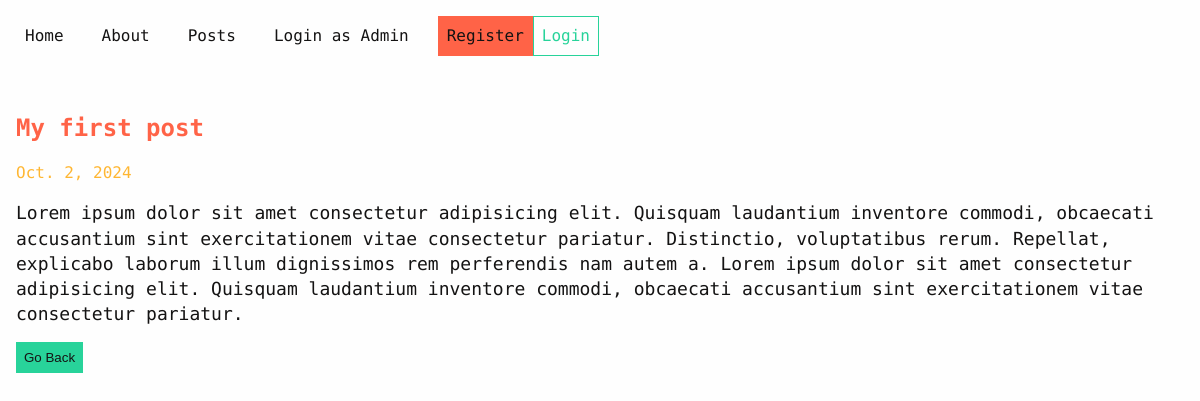
The page /posts/post2 on the database its author committed.
### posts/models.py (models this page shows, shortened)
class Post(models.Model):
    title = models.CharField(max_length=75)
    body = models.TextField()
    slug = models.SlugField()
    date = models.DateField(auto_now_add=True)

### posts/views.py (the view)
# urls.py: path('<slug:slug>', views.post_page, name='page'),
def post_page(request, slug):
    post = Post.objects.get(slug=slug);
    return render(request, 'posts/post_page.html', {'post': post})

### posts/templates/posts/post_page.html (shortened to what this page needs)
{% extends 'layout.html' %}
{% block content %}
  <section class="section">
    <div class="post">
      <h1 class="post__title">{{ post.title }}</h1>
      <p class="post__date">{{ post.date }}</p>
      <p class="post__body">{{ post.body }}</p>
      <a href="{% url "posts:list" %}" >
        <button class="btn post__btn">Go Back</button>
      </a>
    </div>
  </section>
{% endblock %}

### static/css/style.css (style rules this page uses)
:root { --text-color: #141313; --bg-color: #fefefe; --primary: tomato; --accent: #28d39a; --secondary: orange; --gray: #504949; --transparent: #ffffff00; }
* { margin: 0; padding: 0; box-sizing: border-box; }
body { min-height: 100vh; font-size: 16px; background-color: var(--bg-color); color: var(--text-color); line-height: 1.4; font-family: "Reddit Mono"; }
a { color: var(--text-color); text-decoration: none; }
button { outline: none; background: var(--accent); color: var(--text-color); padding: 8px; border: none; cursor: pointer; }
h1 { color: var(--primary); }
.btn { outline: none; padding: 8px; border: none; cursor: pointer; }
.section { width: 100%; max-width: 1280px; margin: 0 auto; }
.post { display: flex; flex-direction: column; row-gap: 16px; margin: 24px 0; }
.post .post__title { font-size: 24px; font-weight: 600; color: var(--primary); }
.post .post__date { font-size: 16px; opacity: 0.8; color: var(--secondary); }
.post .post__body { font-size: 18px; color: var(--text-color); }
.post .post__btn { max-width: 100px; }

### rows shown on the page
Post: title "My first post", date "Oct. 2, 2024", body "Lorem ipsum dolor sit amet consectetur adipisicing elit. Quisquam laudantium inventore commodi, obcaecati accusantium sint exercitationem vitae consectetur pariatur. Distinctio, voluptatibus rerum. Repellat, explicabo laborum illum dignissimos rem perferendis nam autem a. Lorem ipsum dolor sit amet consectetur adipisicing elit. Quisquam laudantium inventore commodi, obcaecati accusantium sint exercitationem vitae consectetur pariatur."
